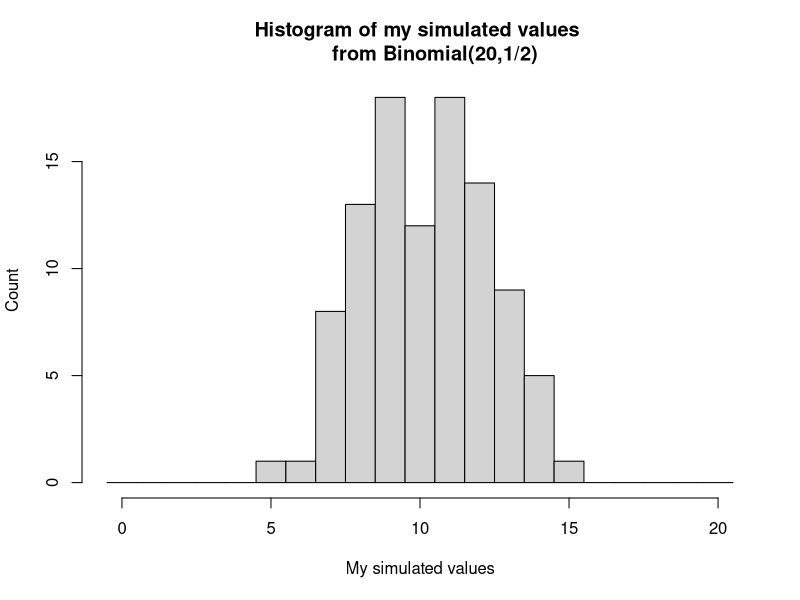

Write R code to recreate this figure.
dbinom(1,size=2,prob=0.5)
pbinom(1,size=2,prob=0.5)
qbinom(0.75, size=2,prob=0.5)
qbinom(0.25, size=2, prob=0.5)

rbinom(1, size=2, prob=0.5)

nsim<-100
sims<-rbinom(nsim, size=20, prob=0.5)
#hist(sims)
#hist(sims,20)
hist(sims, breaks=seq(-0.5,20.5,1),
     main="Histogram of my simulated values 
     from Binomial(20,1/2)", 
     xlab="My simulated values", 
     ylab="Count")
